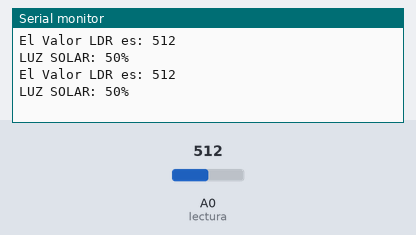
Bench run of a sketch on a simulated Arduino Uno, built with avr-gcc and run on an emulated ATmega328P. Shown: the last lines printed to the serial monitor. The test bench sets the inputs (shaded band); at power-on: A0 (lectura) = 512.

Above: at 1.8 s.
1.9 s: A0 (lectura) set to 716
At 2.5 s:
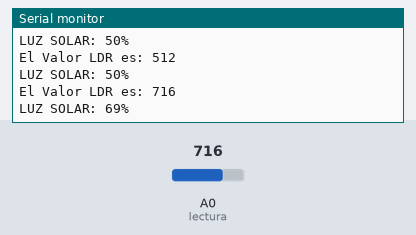
3.4 s: A0 (lectura) set to 900
At 4.8 s:
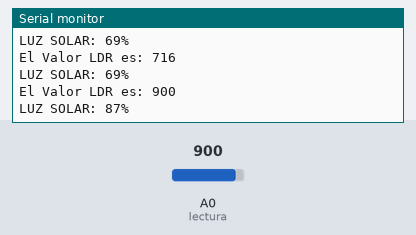
Timing chart, 0 to 6.4 s (numbered marks = the images above; inputs shaded):
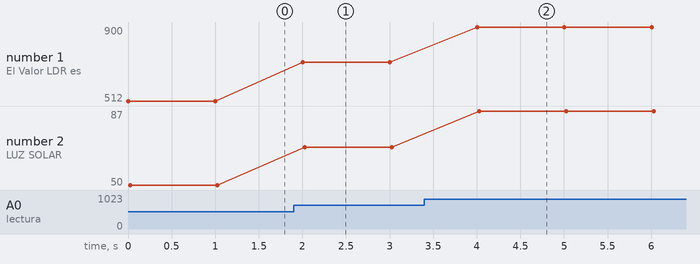

Measured:
- after the input at 1.9 s, the serial monitor: prints a new line after 0.10 s (image 1)
- after the input at 3.4 s, the serial monitor: prints a new line after 0.60 s (image 2)
- plotted number 1: 512 → 716 after the input at 1.9 s, 716 → 900 after the input at 3.4 s
- plotted number 2: 50 → 69 after the input at 1.9 s, 69 → 87 after the input at 3.4 s

The sketch:

Clase_2_LDR.ino
```cpp
int lectura = A0;
int por ;
void setup() {
  Serial.begin(9600); //Iniciamos la comunicación serial
  pinMode(lectura, INPUT);
}

void loop() {

  lectura = analogRead(A0); //La lectura del voltaje sera de 0V a 5V el cual es leido en 10bits
  Serial.print("El Valor LDR es: ");//Imprimimos por monitor serie el valor
  Serial.println(lectura);//Imprimimos LECTURA

  por =map (lectura,0,1023,0,100); //redondeamos de 0 a 100
  Serial.print("LUZ SOLAR: ");//Imprimimos por monitor serie el valor
  Serial.print(por);//Imprimimos LECTURA
  Serial.println("%");//Imprimimos por monitor serie el valor

  delay(1000);
}
```
